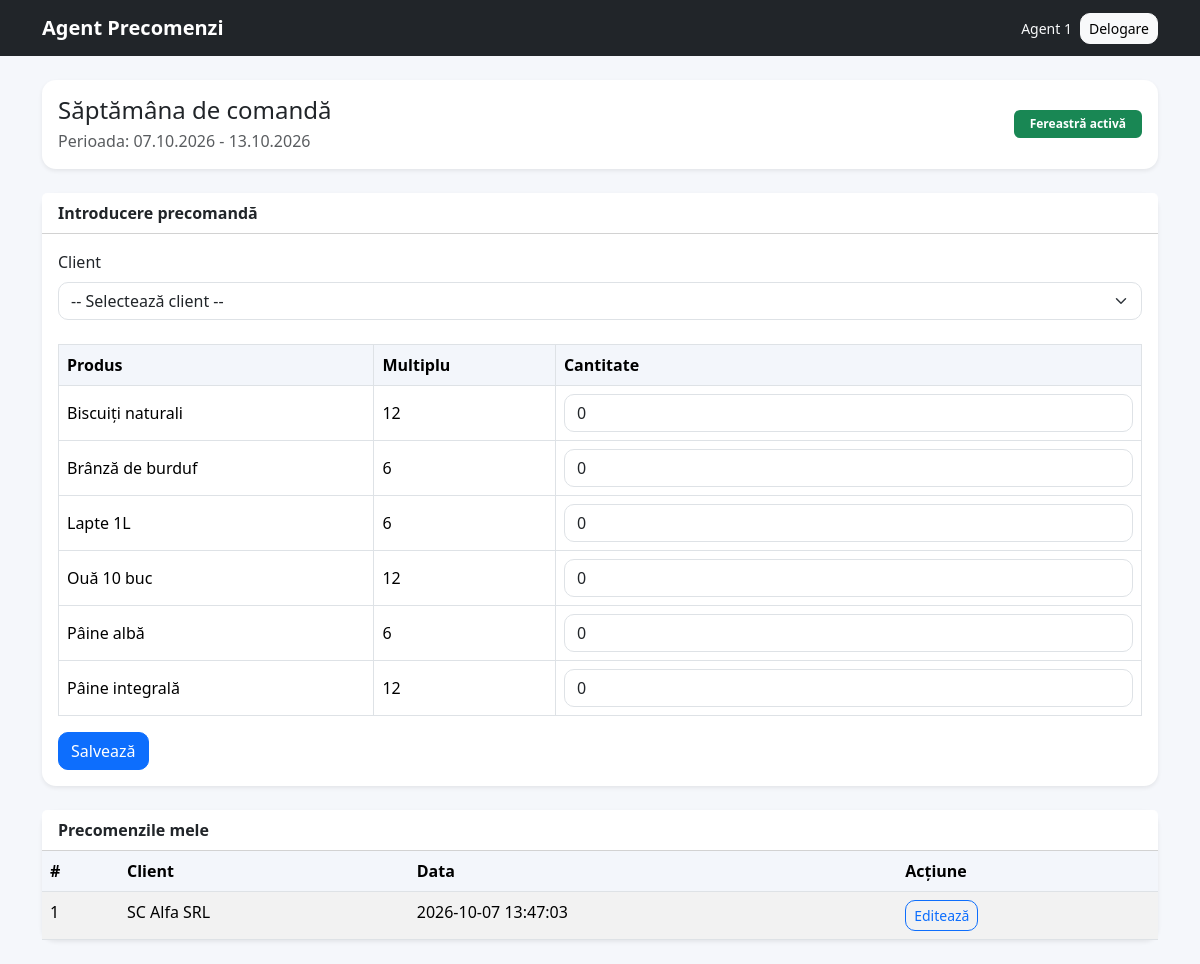
Screenshot of /agent/index.php (signed in) with the database file from the repository.
### tables this page shows
CREATE TABLE produse (
    id INT AUTO_INCREMENT PRIMARY KEY,
    cod_produs VARCHAR(100) NOT NULL UNIQUE,
    denumire VARCHAR(200) NOT NULL,
    multiplu_cantitate INT NOT NULL DEFAULT 1,
    activ BOOLEAN NOT NULL DEFAULT TRUE
);

CREATE TABLE comenzi (
    id INT AUTO_INCREMENT PRIMARY KEY,
    client_id INT NOT NULL,
    agent_id INT NOT NULL,
    data_comanda DATETIME NOT NULL DEFAULT CURRENT_TIMESTAMP,
    saptamana_an VARCHAR(20) NOT NULL,
    status ENUM('in_lucru', 'finalizata') NOT NULL DEFAULT 'in_lucru',
    CONSTRAINT fk_comenzi_client FOREIGN KEY (client_id) REFERENCES clienti(id) ON DELETE RESTRICT ON UPDATE CASCADE,
    CONSTRAINT fk_comenzi_agent FOREIGN KEY (agent_id) REFERENCES utilizatori(id) ON DELETE RESTRICT ON UPDATE CASCADE
);

CREATE TABLE clienti (
    id INT AUTO_INCREMENT PRIMARY KEY,
    nume_client VARCHAR(150) NOT NULL,
    cod_fiscal VARCHAR(50) NOT NULL,
    adresa TEXT NOT NULL,
    agent_id INT NOT NULL,
    data_creare TIMESTAMP DEFAULT CURRENT_TIMESTAMP,
    CONSTRAINT fk_clienti_agent FOREIGN KEY (agent_id) REFERENCES utilizatori(id) ON DELETE RESTRICT ON UPDATE CASCADE
);

### includes/db.php (called while the page is built, shortened)
<?php
function e(string $value): string
{
    return htmlspecialchars($value, ENT_QUOTES, 'UTF-8');
}
function currentOrderWindow(): array
{
    $now = new DateTimeImmutable('now');
    $weekday = (int)$now->format('N');
    $daysBack = 0;
    if ($weekday < 3) {
        $daysBack = $weekday + 4;
    } else {
        $daysBack = $weekday - 3;
    }
    $start = (new DateTimeImmutable($now->format('Y-m-d 00:00:00')))->modify('-' . $daysBack . ' days');
    $end = $start->modify('+6 days 12 hours');
    return [
        'start' => $start,
        'end' => $end,
        'label' => $start->format('d.m.Y') . ' - ' . $end->format('d.m.Y'),
        'week' => $start->format('o-\WW'),
    ];
}
function isOrderWindowOpen(?DateTimeImmutable $now = null): bool
{
    $now ??= new DateTimeImmutable('now');
    $window = currentOrderWindow();
    return $now >= $window['start'] && $now <= $window['end'];
}

### public/agent/index.php (the view, shortened to what this page needs)
<?php
require_once __DIR__ . '/../../includes/db.php';
$pdo = db();
$user = $_SESSION['user'];
$window = currentOrderWindow();
$currentWeek = $window['week'];
$products = $pdo->query('SELECT * FROM produse WHERE activ = 1 ORDER BY denumire ASC')->fetchAll();
$existingOrders = $pdo->prepare('SELECT c.id, c.client_id, c.data_comanda, cl.nume_client FROM comenzi c LEFT JOIN clienti cl ON cl.id = c.client_id WHERE c.agent_id = :agent_id AND c.saptamana_an = :week ORDER BY c.data_comanda DESC');
$existingOrders->execute([':agent_id' => $user['id'], ':week' => $currentWeek]);
$existingOrders = $existingOrders->fetchAll();
$editableOrder = null;
?>
<!DOCTYPE html>
<html lang="ro">
<head>
    <link href="https://cdn.jsdelivr.net/npm/bootstrap@5.3.3/dist/css/bootstrap.min.css" rel="stylesheet">
    <link rel="stylesheet" href="../assets/styles.css">
</head>
<body>
    <nav class="navbar navbar-expand-lg navbar-dark bg-dark">
        <div class="container">
            <a class="navbar-brand" href="#">Agent Precomenzi</a>
            <div class="ms-auto d-flex gap-2 align-items-center">
                <span class="text-light small"><?= e($user['nume']); ?></span>
                <a class="btn btn-light btn-sm" href="../logout.php">Delogare</a>
            </div>
        </div>
    </nav>
    <main class="container py-4">
        <div class="card shadow-sm border-0 mb-4">
            <div class="card-body">
                <div class="d-flex justify-content-between align-items-center">
                    <div>
                        <h4 class="mb-1">Săptămâna de comandă</h4>
                        <div class="text-muted">Perioada: <?= e($window['label']); ?></div>
                    </div>
                    <div>
                        <?php if (isOrderWindowOpen(new DateTimeImmutable('now'))): ?>
                            <span class="badge bg-success px-3 py-2">Fereastră activă</span>
                        <?php else: ?>
                            <span class="badge bg-danger px-3 py-2">Fereastră închisă</span>
                        <?php endif; ?>
                    </div>
                </div>
            </div>
        </div>
        <div class="card shadow-sm border-0">
            <div class="card-header bg-white"><strong><?= $editableOrder ? 'Modificare precomandă' : 'Introducere precomandă'; ?></strong></div>
            <div class="card-body">
                <?php if (!isOrderWindowOpen(new DateTimeImmutable('now'))): ?>
                    <div class="alert alert-warning">Comenzile nu pot fi create sau modificate în afara intervalului Miercuri 00:00 - Marți 12:00.</div>
                <?php else: ?>
                    <form id="agent-order-form" method="post">
                        <div class="mb-4">
                            <label class="form-label">Client</label>
                            <select class="form-select" name="client_id" required>
                                <option value="">-- Selectează client --</option>
                            </select>
                        </div>
                        <div class="table-responsive">
                            <table class="table table-bordered align-middle mb-0">
                                <thead>
                                <tr>
                                    <th>Produs</th>
                                    <th>Multiplu</th>
                                    <th>Cantitate</th>
                                </tr>
                                </thead>
                                <tbody>
                                <?php foreach ($products as $product): ?>
                                    <?php
                                    $value = 0;
                                    ?>
                                    <tr>
                                        <td><?= e($product['denumire']); ?></td>
                                        <td><?= (int)$product['multiplu_cantitate']; ?></td>
                                        <td>
                                            <input class="form-control" type="number" min="0" step="1" name="products[<?= (int)$product['id']; ?>]" value="<?= $value; ?>" data-multiplier="<?= (int)$product['multiplu_cantitate']; ?>" placeholder="0">
                                        </td>
                                    </tr>
                                <?php endforeach; ?>
                                </tbody>
                            </table>
                        </div>
                        <div class="d-flex gap-2 mt-3">
                            <button type="submit" class="btn btn-primary">Salvează</button>
                        </div>
                    </form>
                <?php endif; ?>
            </div>
        </div>
        <div class="card shadow-sm border-0 mt-4">
            <div class="card-header bg-white"><strong>Precomenzile mele</strong></div>
            <div class="table-responsive">
                <table class="table table-striped mb-0">
                    <thead>
                    <tr>
                        <th>#</th>
                        <th>Client</th>
                        <th>Data</th>
                        <th>Acțiune</th>
                    </tr>
                    </thead>
                    <tbody>
                    <?php if (empty($existingOrders)): ?>
                        <tr>
                            <td colspan="4" class="text-center text-muted py-4">Nicio precomandă înregistrată pentru săptămâna curentă.</td>
                        </tr>
                    <?php else: ?>
                        <?php foreach ($existingOrders as $order): ?>
                            <tr>
                                <td><?= (int)$order['id']; ?></td>
                                <td><?= e($order['nume_client'] ?? '-'); ?></td>
                                <td><?= e($order['data_comanda']); ?></td>
                                <td><a href="index.php?edit_order=<?= (int)$order['id']; ?>" class="btn btn-sm btn-outline-primary">Editează</a></td>
                            </tr>
                        <?php endforeach; ?>
                    <?php endif; ?>
                    </tbody>
                </table>
            </div>
        </div>
    </main>
</body>
</html>

### public/assets/styles.css (style rules this page uses)
:root { --primary: #0d6efd; --soft: #eef5ff; --success: #198754; --warning: #ffc107; }
body { background: #f5f7fb; font-family: 'Segoe UI', sans-serif; }
.navbar-brand { font-weight: 700; }
.card { border-radius: 14px; }
.table thead th { background: #f3f6fb; }
.btn { border-radius: 10px; }
.form-control, .form-select { border-radius: 10px; }

### rows the page displays
produse: denumire "Biscuiți naturali", multiplu_cantitate "12"
produse: denumire "Brânză de burduf", multiplu_cantitate "6"
produse: denumire "Lapte 1L", multiplu_cantitate "6"
produse: denumire "Ouă 10 buc", multiplu_cantitate "12"
produse: denumire "Pâine albă", multiplu_cantitate "6"
produse: denumire "Pâine integrală", multiplu_cantitate "12"
comenzi: id "1", client.nume_client "SC Alfa SRL", data_comanda "2026-10-07 13:47:03"

### other values shown
$user['nume'] "Agent 1"
$window['label'] "07.10.2026 - 13.10.2026"
